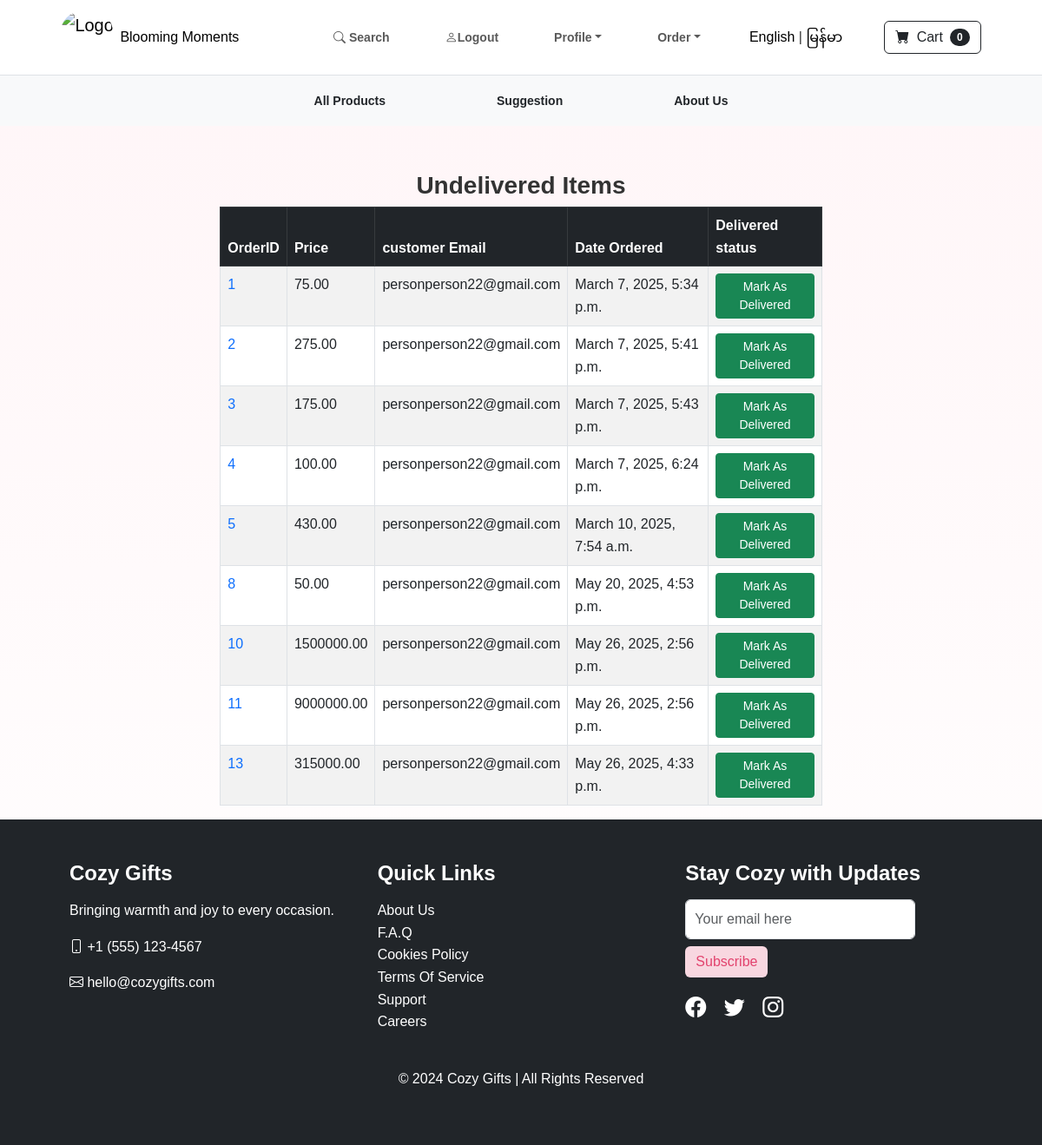
Page /payment/not_shipped_dash (signed in) on the committed database.
### payment/models.py (models this page shows, shortened)
class Order(models.Model):
  user = models.ForeignKey(User,on_delete=models.CASCADE,null=True,blank=True)
  full_name = models.CharField(max_length=250)
  email = models.EmailField(max_length=250)
  shipping_address = models.TextField(max_length=150000)
  amount_paid = models.DecimalField(max_digits = 15,decimal_places=2)
  date_ordered = models.DateTimeField(auto_now_add=True)
  shipped = models.BooleanField(default = False)
  date_shipped = models.DateTimeField(blank=True,null=True)

### payment/views.py (the view, shortened to what this page needs)
# urls.py: path('not_shipped_dash',views.not_shipped_dash,name="not_shipped_dash"),
def not_shipped_dash(request):
  if request.user.is_authenticated and request.user.is_superuser:
    orders = Order.objects.filter(shipped=False)
    return render(request,"payment/not_shipped_dash.html",{'orders':orders})
  else:
    messages.success(request,"Access Denied")
    return redirect('en:home_en')

### cart/cart.py (called while the page is built)
  def __len__(self):
    return len(self.cart)

### cart/context_processors.py (called while the page is built)
def cart(request):
  return {'cart':Cart(request)}

### payment/templates/payment/not_shipped_dash.html (shortened to what this page needs)
{% extends 'en/base.html' %}
{% load static %}
{% block styles %}
<link rel="stylesheet" href="{% static 'css/about_us.css' %}">
{% endblock %}
{% block content %}
  <div class="container">
    <div class="row">
      <center>
        <div class="col-8">
          <br><br>
          <h3>Undelivered Items</h3>
          <table class="table table-striped table-hover table-bordered">
            <thead class="table-dark">
              <tr>
                <th scope="col">OrderID</th>
                <th scope="col">Price</th>
                <th scope="col">customer Email</th>
                <th scope="col">Date Ordered</th>
                <th scope="col">Delivered status</th>
              </tr>
            </thead>
            <tbody>
              {% for item in orders %}
              <tr>
                <td><a href="{% url 'orders' item.id %}">{{ item.id }}</a></td>
                <td>{{ item.amount_paid }}</td>
                <td>{{ item.email }}</td>
                <td>{{ item.date_ordered }}</td>
                <td>
                  <form action="" method="POST">
                    <button type="submit" class="btn btn-success btn-sm">Mark As Delivered</button>
                  </form>
                </td>
              </tr>
              {% endfor %}
            </tbody>
          </table>
        </div>
      </center>
    </div>
  </div>
{% endblock %}

### static/css/styles.css (style rules this page uses)
body { font-family: 'Lora', serif; background-color: whitesmoke; margin: 0; padding: 0; }
h1, h2, h3 { font-weight: 700; }
a { text-decoration: none; }
.container { max-width: 1140px; }

### static/css/about_us.css (style rules this page uses)
* { margin: 0; padding: 0; box-sizing: border-box; }
body { font-family: 'Arial', sans-serif; line-height: 1.6; color: #333; background: linear-gradient(to bottom, #fff5f7 0%, #ffffff 100%); }
.container { width: 90%; max-width: 1200px; margin: 0 auto; padding: 0 20px; }

### rows in the picture
Order: id "1", amount_paid "75.00", email "personperson22@gmail.com", date_ordered "March 7, 2025, 5:34 p.m."
Order: id "2", amount_paid "275.00", email "personperson22@gmail.com", date_ordered "March 7, 2025, 5:41 p.m."
Order: id "3", amount_paid "175.00", email "personperson22@gmail.com", date_ordered "March 7, 2025, 5:43 p.m."
Order: id "4", amount_paid "100.00", email "personperson22@gmail.com", date_ordered "March 7, 2025, 6:24 p.m."
Order: id "5", amount_paid "430.00", email "personperson22@gmail.com", date_ordered "March 10, 2025, 7:54 a.m."
Order: id "8", amount_paid "50.00", email "personperson22@gmail.com", date_ordered "May 20, 2025, 4:53 p.m."
Order: id "10", amount_paid "1500000.00", email "personperson22@gmail.com", date_ordered "May 26, 2025, 2:56 p.m."
Order: id "11", amount_paid "9000000.00", email "personperson22@gmail.com", date_ordered "May 26, 2025, 2:56 p.m."
Order: id "13", amount_paid "315000.00", email "personperson22@gmail.com", date_ordered "May 26, 2025, 4:33 p.m."

### other values in the picture
{{ cart|length }} "0"
